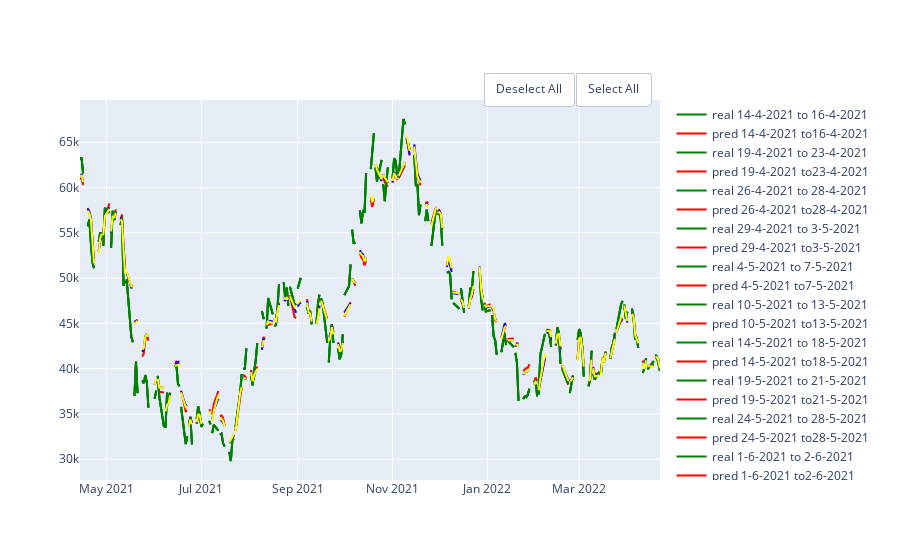

The notebook cell this image was saved under:
### Code cell
rf_10 = RandomForestRegressor(random_state=10,criterion='mae', max_depth=20, max_features='sqrt', n_estimators=50)
rf_20 = RandomForestRegressor(random_state=10,criterion='mae', max_depth=20, max_features='sqrt',n_estimators=100)
rf_30 = RandomForestRegressor(random_state=10,criterion='mae', max_depth=20,max_features='sqrt', n_estimators=150)
df = pd.DataFrame(columns = ['MAE', 'MSE','RMSE', 'R2'], index = ['50','100', '150'])
show_results(df, df_btc,'close',100,5,rf_10, rf_20,rf_30)
